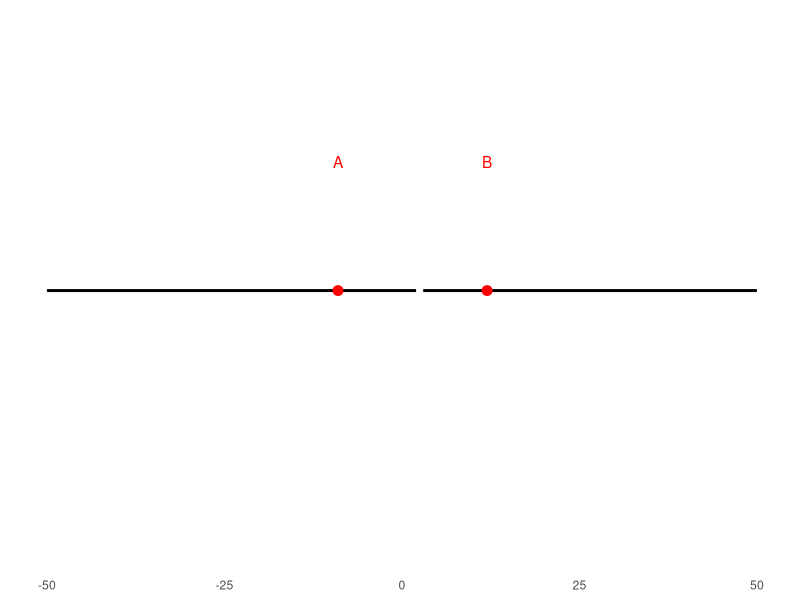

This chart was generated by the following R code:
## ---- chunk 1
library(knitr)
pair <- function(x,y) sprintf("(%d,%d)", x,y)
all_pairs <- c(pair(4,3), pair(2,1), pair(3,0),
               pair(5,1), pair(8,4), pair(9,6),
               pair(6,2), pair(3,6), pair(2,8))
payoff.mat <- matrix(all_pairs, nrow=3)
dimnames(payoff.mat) <- c(list(c("Alto","Médio", "Baixo"), c("Esquerda", "Centro", "Direita")))
results = "asis"

kable(payoff.mat)
## ---- chunk 2
# Define Variables
M=2
R=3
P=1
S=0

# Assign Pairs
pair <- function(x,y) sprintf("(%d,%d)", x,y)
all_pairs <- c(pair(M,M), pair(S,R), pair(R,S), pair(P,P))
payoff.mat <- matrix(all_pairs, nrow=2)
dimnames(payoff.mat) <- c(rep(list(c("Não-reajusta","reajusta")), 2))
results = "asis"

# Plot 
kable(payoff.mat)

## ---- chunk 3
library(knitr)
pair <- function(x,y) sprintf("(%s,%s)", x,y)
all_pairs <- c("B ganha", "A ganha", "A ganha", "C ganha")
payoff.mat <- matrix(all_pairs, nrow=2)
dimnames(payoff.mat) <- c(list(c("Votar em B","Votar em C"), c("Votar em B","Votar em C")))
results = "asis"

kable(payoff.mat)
## ---- chunk 4
library(ggplot2)

# Define a posição dos partidos A e B
partidoA <- -9
partidoB <- 12

# Cria um dataframe para os partidos
partidos <- data.frame(nome = c("A", "B"), posicao = c(partidoA, partidoB))

# Cria um dataframe para os limites de votos
votos <- data.frame(
  grupo = c("Votos A", "Votos B"),
  inicio = c(-50, 3),
  fim = c(2, 50)
)

# Cria o gráfico
ggplot() +
  geom_segment(data = votos, aes(x = inicio, xend = fim, y = 0, yend = 0), color = "black", size = 1) +
  geom_point(data = partidos, aes(x = posicao, y = 0), color = "red", size = 3) +
  geom_text(data = partidos, aes(x = posicao, y = 0.5, label = nome), color = "red") +
  xlim(-50, 50) +
  ylim(-1, 1) +
  theme_minimal() +
  theme(axis.title.x = element_blank(),
        axis.title.y = element_blank(),
        axis.text.y = element_blank(),
        axis.ticks.y = element_blank(),
        panel.grid.major = element_blank(),
        panel.grid.minor = element_blank())
